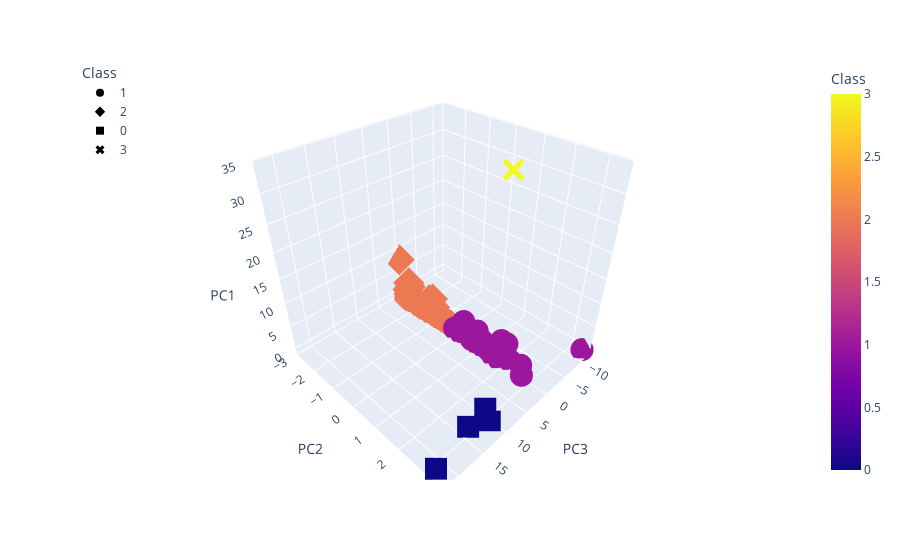

Notebook source saved alongside this figure:
### Markdown cell above
### Deliverable 4: Visualizing Cryptocurrencies Results

#### 3D-Scatter with Clusters

### Code cell
# Creating a 3D-Scatter with the PCA data and the clusters
fig = px.scatter_3d(
    clustered_df,
    x="PC3",
    y="PC2",
    z="PC1",
    color="Class",
    symbol="Class",
    width=900,
    hover_name= "CoinName",
    hover_data= ["Algorithm"]

)
fig.update_layout(legend=dict(x=0, y=1))
fig.show()

### Figure 1 — Plotly figure (JSON) as saved in the notebook; plotly's stock layout.template omitted (floating-point values rounded to 4 significant figures; data arrays with more than 128 entries replaced by an {"elided": "..."} marker saying what was removed)
{"data": [{"customdata": {"elided": "289x1 str values"}, "hovertemplate": "<b>%{hovertext}</b><br><br>Class=%{marker.color}<br>PC3=%{x}<br>PC2=%{y}<br>PC1=%{z}<br>Algorithm=%{customdata[0]}<extra></extra>", "hovertext": {"elided": "289 str values"}, "legendgroup": "1", "marker": {"color": {"elided": "289 int values"}, "coloraxis": "coloraxis", "symbol": "circle"}, "mode": "markers", "name": "1", "scene": "scene", "showlegend": true, "type": "scatter3d", "x": {"elided": "289 float values"}, "y": {"elided": "289 float values"}, "z": {"elided": "289 float values"}}, {"customdata": {"elided": "238x1 str values"}, "hovertemplate": "<b>%{hovertext}</b><br><br>Class=%{marker.color}<br>PC3=%{x}<br>PC2=%{y}<br>PC1=%{z}<br>Algorithm=%{customdata[0]}<extra></extra>", "hovertext": {"elided": "238 str values"}, "legendgroup": "2", "marker": {"color": {"elided": "238 int values"}, "coloraxis": "coloraxis", "symbol": "diamond"}, "mode": "markers", "name": "2", "scene": "scene", "showlegend": true, "type": "scatter3d", "x": {"elided": "238 float values"}, "y": {"elided": "238 float values"}, "z": {"elided": "238 float values"}}, {"customdata": [["Proof-of-BibleHash"], ["SHA-256 + Hive"], ["Proof-of-Authority"], ["ECC 256K1"]], "hovertemplate": "<b>%{hovertext}</b><br><br>Class=%{marker.color}<br>PC3=%{x}<br>PC2=%{y}<br>PC1=%{z}<br>Algorithm=%{customdata[0]}<extra></extra>", "hovertext": ["BiblePay", "LitecoinCash", "Poa Network", "Acute Angle Cloud"], "legendgroup": "0", "marker": {"color": [0, 0, 0, 0], "coloraxis": "coloraxis", "symbol": "square"}, "mode": "markers", "name": "0", "scene": "scene", "showlegend": true, "type": "scatter3d", "x": [13.93, 21.84, 10.93, 9.637], "y": [2.906, 3.187, 3.192, 2.816], "z": [-0.211, -0.3315, -0.3654, -0.3535]}, {"customdata": [["TRC10"]], "hovertemplate": "<b>%{hovertext}</b><br><br>Class=%{marker.color}<br>PC3=%{x}<br>PC2=%{y}<br>PC1=%{z}<br>Algorithm=%{customdata[0]}<extra></extra>", "hovertext": ["BitTorrent"], "legendgroup": "3", "marker": {"color": [3], "coloraxis": "coloraxis", "symbol": "x"}, "mode": "markers", "name": "3", "scene": "scene", "showlegend": true, "type": "scatter3d", "x": [-0.6572], "y": [1.657], "z": [34.06]}], "layout": {"coloraxis": {"colorbar": {"title": {"text": "Class"}}, "colorscale": [[0, "#0d0887"], [0.1111, "#46039f"], [0.2222, "#7201a8"], [0.3333, "#9c179e"], [0.4444, "#bd3786"], [0.5556, "#d8576b"], [0.6667, "#ed7953"], [0.7778, "#fb9f3a"], [0.8889, "#fdca26"], [1, "#f0f921"]]}, "legend": {"title": {"text": "Class"}, "tracegroupgap": 0, "x": 0, "y": 1}, "margin": {"t": 60}, "scene": {"domain": {"x": [0, 1], "y": [0, 1]}, "xaxis": {"title": {"text": "PC3"}}, "yaxis": {"title": {"text": "PC2"}}, "zaxis": {"title": {"text": "PC1"}}}, "width": 900}}
